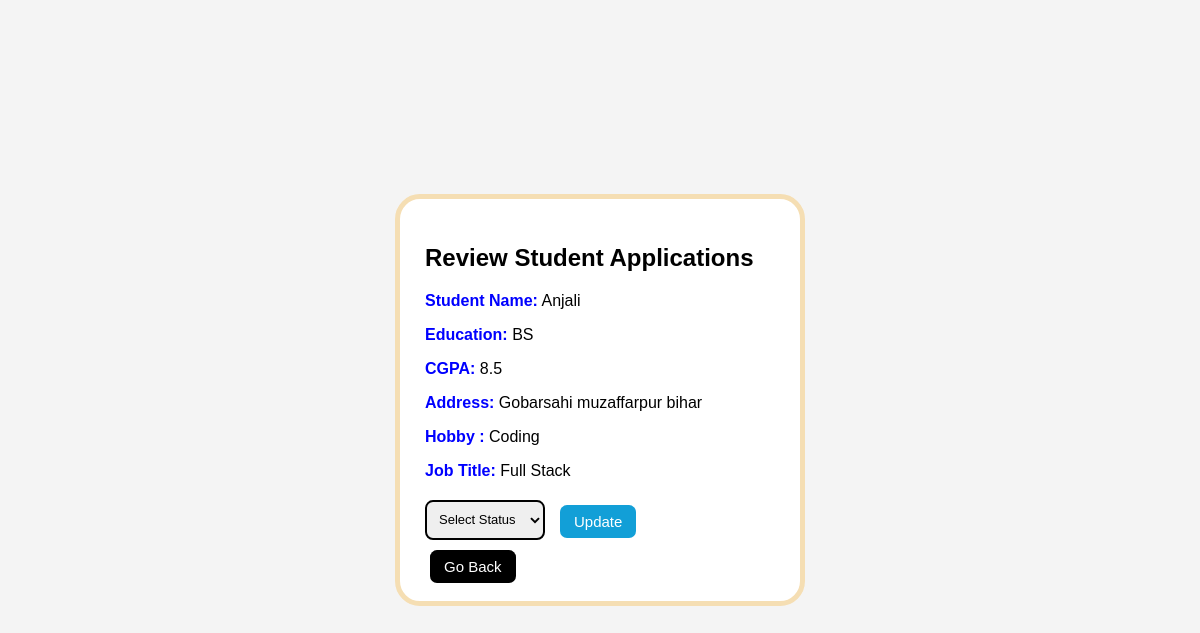
The app's page /review_std_appli/2/1 with its own data.
### application/models.py (models this page shows)
class User(db.Model):
    __tablename__ = "user"
    id = db.Column(db.Integer, primary_key=True)
    full_name = db.Column(db.String(30), nullable=False)
    email = db.Column(db.String(50), unique=True, nullable=False)
    password = db.Column(db.String(50), nullable=False)
    education = db.Column(db.String(50))
    cgpa = db.Column(db.String(50))
    address = db.Column(db.String(50))
    linkdin = db.Column(db.String(100))
    github = db.Column(db.String(100))
    hobby = db.Column(db.String(100))
    type = db.Column(db.String(20), default="student", nullable=False)
    status = db.Column(db.String(20), default="active", nullable=False)
    applications = db.relationship("Application",backref="user",cascade="all, delete")

class Jobs(db.Model):
    __tablename__ = "jobs"
    id = db.Column(db.Integer, primary_key=True)
    company_id = db.Column(db.Integer, db.ForeignKey("company.id"), nullable=False)
    job_title = db.Column(db.String(50), nullable=False)
    job_description = db.Column(db.String(200) ,nullable=False)
    eligibility = db.Column(db.String(100) ,nullable=False)
    salary = db.Column(db.Integer ,nullable=False)
    location = db.Column(db.String(100),nullable=False)
    job_deadline = db.Column(db.Date)
    job_status = db.Column(db.String(20), default="pending", nullable=False)
    applications = db.relationship("Application", backref="jobs",cascade="all, delete")

### application/controllers.py (the view)
@app.route("/review_std_appli/<int:std_id>/<int:job_id>",methods=["GET","POST"])
def review_std_appli(std_id,job_id):
    this_std=User.query.filter_by(id=std_id).first()
    this_job=Jobs.query.filter_by(id=job_id).first()
    return render_template("sdt_appli_comp.html",this_std=this_std,this_job=this_job)

### templates/sdt_appli_comp.html (shortened to what this page needs)
<!DOCTYPE html>
<html lang="en">
<head>
    <link rel="stylesheet" href="/static/Job_details.css">
</head>
<body>
<div class="job-card">
    <div class="job-left">
        <h2> Review Student Applications </h2>
        <p><strong class="label">Student Name:</strong> {{ this_std.full_name }}</p>
        <p><strong class="label">Education:</strong> {{ this_std.education }}</p>
        <p><strong class="label">CGPA:</strong> {{ this_std.cgpa }}</p>
        <p><strong class="label">Address:</strong> {{ this_std.address }}</p>
        <p><strong class="label">Hobby :</strong> {{ this_std.hobby }}</p>
        <p><strong class="label">Job Title:</strong> {{ this_job.job_title }}</p>
        <div class="actions">
            <form  action="/update_status/{{this_job.id}}/{{this_std.id}}" class="status-form" method="POST">
                <select name="status" class="status-dropdown">
                    <option value="">Select Status</option>
                </select>
                <input type="submit" value="Update" class="btn btn-blue">
            </form>
            <a href="/comp_appli/{{this_job.id}}/{{this_job.company_id}}" class="btn btn-black"> Go Back </a>
        </div>
    </div>
</div>
</body>
</html>

### static/Job_details.css (style rules this page uses)
body { background: #f4f4f4; font-family: Arial, sans-serif; }
.job-card { width: 350px; background: white; border: 5px solid wheat; display: flex; padding: 25px; border-radius: 25px; position: absolute; top: 50%; left: 50%; transform: translate(-50%, -50%); }
.label { color: blue; font-weight: bold; margin-top: 10px; }
.btn { border-radius: 6px; border: none; margin: 5px; cursor: pointer; font-size: 15px; }
.btn-blue { background-color: rgb(18, 159, 215); color: white; padding: 8px 14px; border-radius: 7px; text-decoration: none; margin-right: 10px; font-weight: 500; }
.btn-black { background-color: black; color: white; padding: 8px 14px; border-radius: 7px; text-decoration: none; margin-right: 10px; font-weight: 500; }
.actions { margin-top: 20px; }
.status-form { display: flex; gap: 10px; margin-bottom: 15px; }
.status-dropdown { padding: 8px; border: 2px solid black; border-radius: 8px; font-size: 13px; width: 120px; height: 40px; }

### records on screen
User: full_name "Anjali", education "BS", cgpa "8.5", address "Gobarsahi muzaffarpur bihar", hobby "Coding"
Jobs: job_title "Full Stack"
